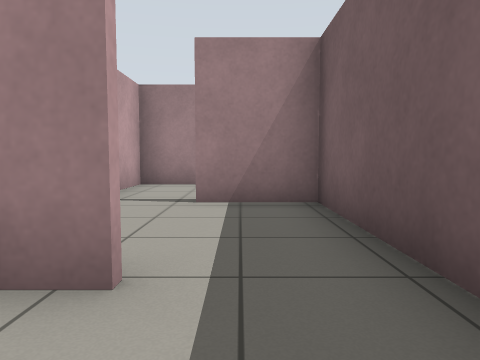
View 1 (above)

14 first-person views from a walk through a robot-simulator world made for Gazebo. The camera is 0.72 m above the floor, tilts 4° down and sees 70° across. The floor is counted in squares, 1 m on a side. Each view is taken from the middle of a square. On the plan, view 1 faces up. The plan holds only what a view shows up to about 11 squares ahead; the rest is blank.

View 2
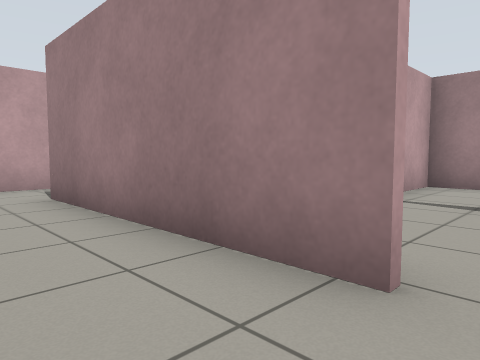

View 3
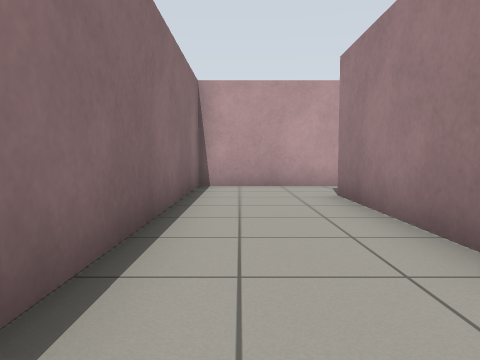

View 4
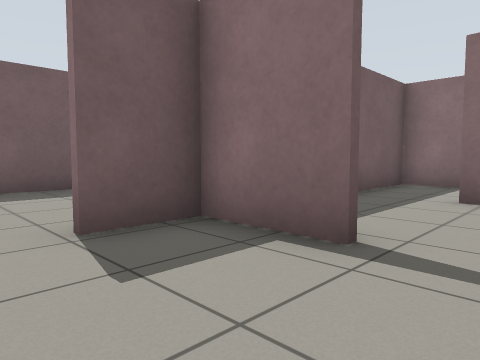

View 5
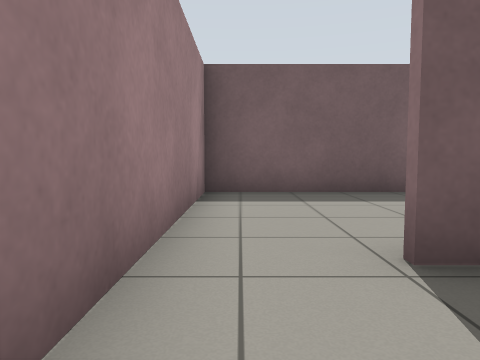

View 6
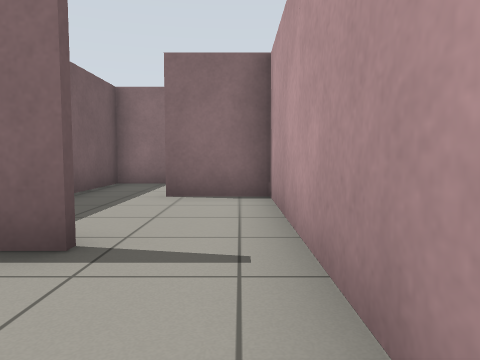

View 7
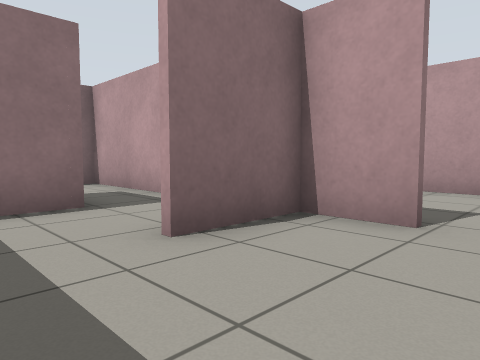

View 8
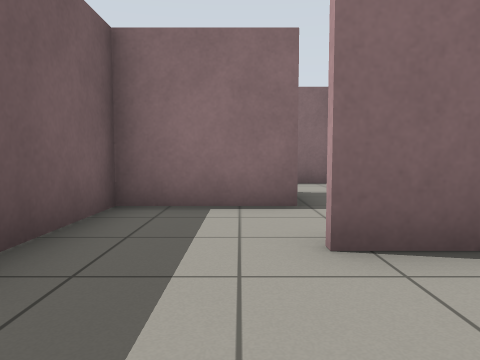

View 9
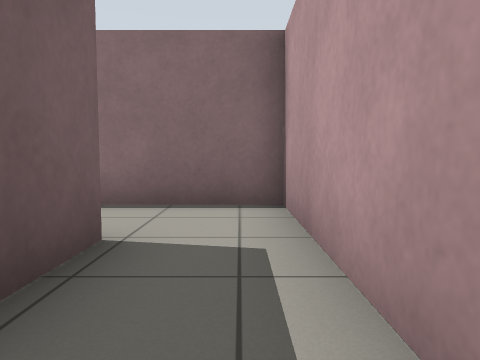

View 10
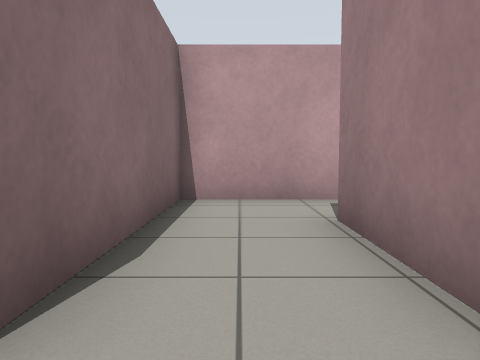

View 11
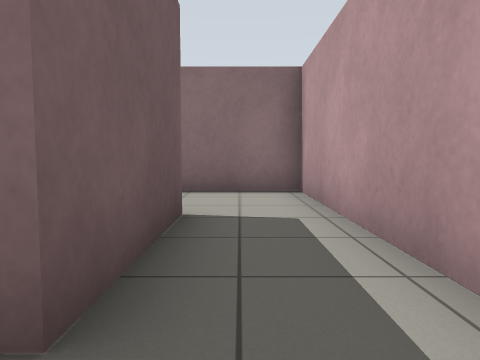

View 12
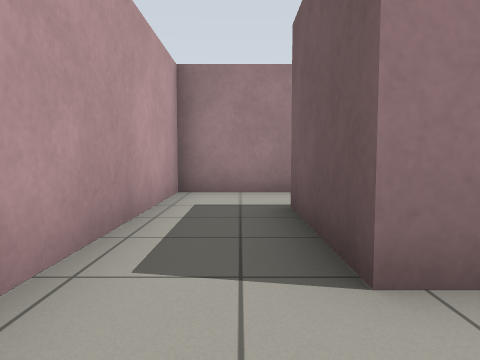

View 13
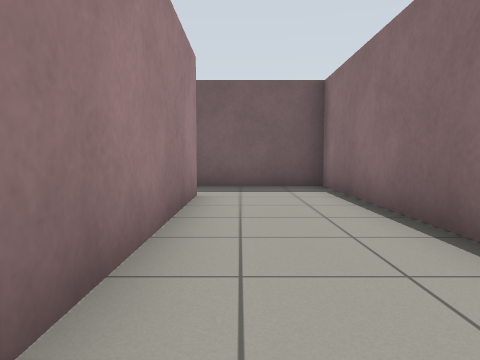

View 14
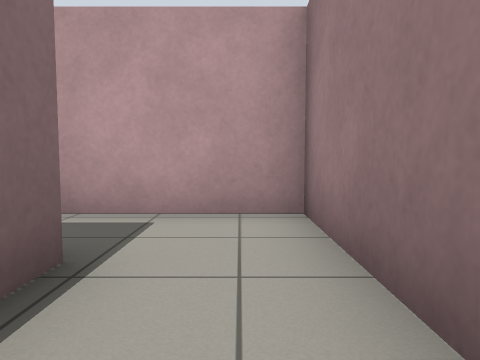

### Floor plan
Key: @ floor where view 1 was taken; # wall or solid block; . floor.
Columns run from 8 left of view 1 to 7 right of it. Each row starts with its distance up from view 1.
  9      ##########
  8      #........#
  7 #### #........#
  6 #....#...#....#
  5 #.#  #..####..#
  4 #.#  #...#....#
  3 #.#  #...#.####
  2 #.######.#.###
  1 #........#..##
  0 #.......@#......
 -1 ##############.

Positions as (right, up) in squares from view 1, and headings:
1: (0, 0), facing up
2: (0, 0), facing up-left
3: (0, 0), facing left
4: (-2, 8), facing down-right
5: (-1, 8), facing right
6: (-2, 8), facing down
7: (5, 8), facing down-left
8: (4, 8), facing down
9: (2, 4), facing down
10: (7, 0), facing left
11: (-7, 6), facing down
12: (-7, 0), facing up
13: (-7, 1), facing right
14: (-4, 6), facing left
